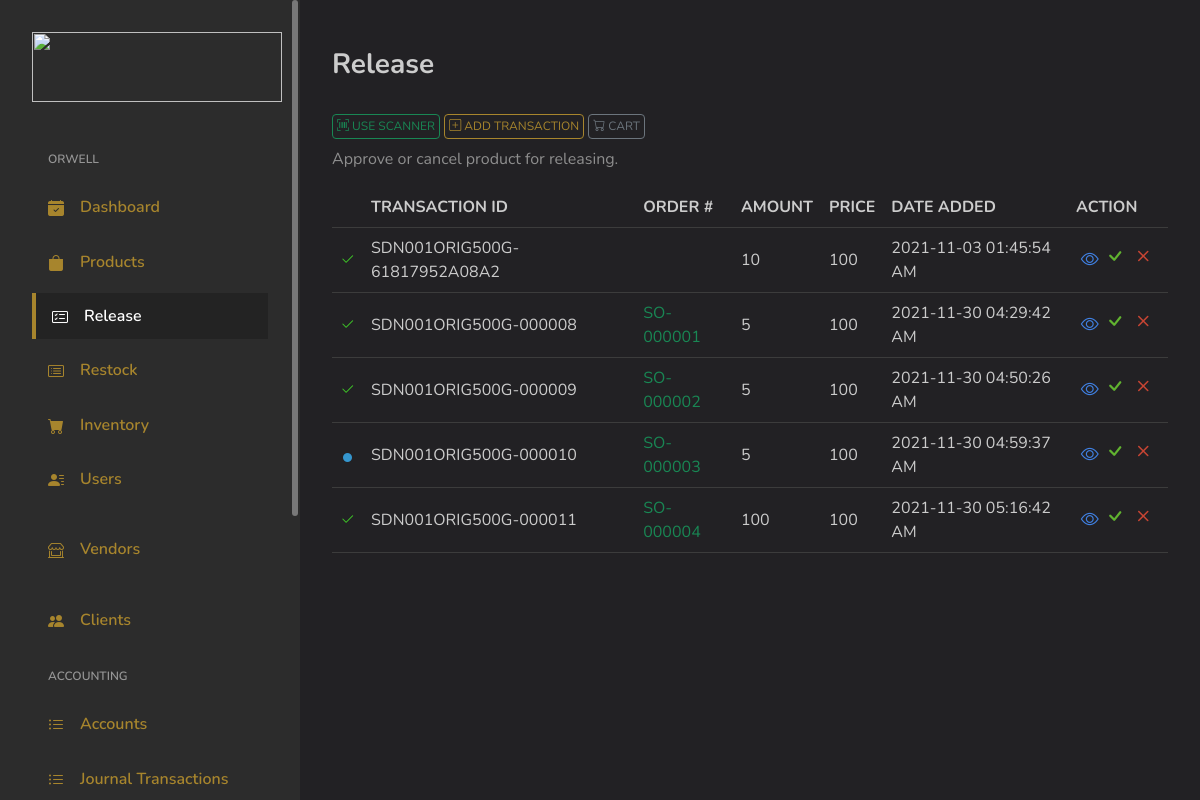
Page /admin/product_releasing on the earlier database version.
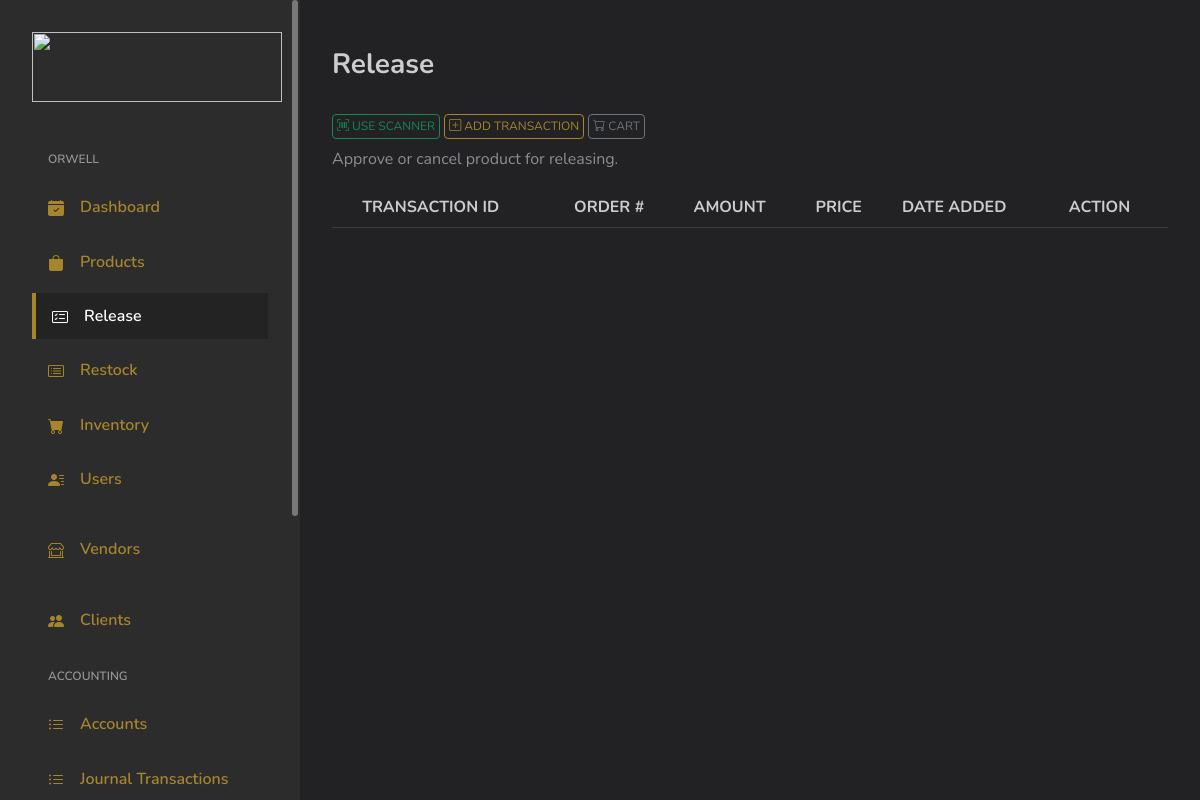
Same page on the later database version.
### tables this page shows
CREATE TABLE `products_transactions` (
  `ID` int(11) NOT NULL,
  `Code` varchar(255) DEFAULT NULL,
  `TransactionID` varchar(255) DEFAULT NULL,
  `OrderNo` varchar(255) DEFAULT NULL,
  `Type` tinyint(1) DEFAULT NULL COMMENT '0 = Restocked; 1 = Released;',
  `Amount` int(255) DEFAULT 0,
  `PriceUnit` varchar(255) DEFAULT '0',
  `InStock` int(255) DEFAULT 0,
  `Date` varchar(255) DEFAULT NULL,
  `DateAdded` varchar(255) DEFAULT NULL,
  `Status` int(11) NOT NULL COMMENT '0 = for approval\r\n1 = approved',
  `Date_Approval` varchar(255) DEFAULT NULL,
  `UserID` varchar(255) DEFAULT NULL,
  `PriceTotal` varchar(255) DEFAULT NULL
);

### application/controllers/Admin.php (called while the page is built, shortened)
<?php
class Admin extends MY_Controller {
	public $globalData = [];
	public function __construct()
	{
		$this->load->model('Model_Selects');
		$this->load->model('Model_Security');
		$this->load->model('Model_Inserts');
		$this->load->model('Model_Logbook');
		$this->load->model('Model_Updates');
		$this->load->model('Model_Deletes');
	}
	public function product_releasing()
	{
		$data = [];
		$data = array_merge($data, $this->globalData);
		$header['pageTitle'] = 'Release Transactions';
		$data['globalHeader'] = $this->load->view('main/globals/header', $header);
		$data['Filter_releaseprod'] = $this->Model_Selects->Filter_releaseprod();
		$user_id = $_SESSION['UserID'];
		$data['cart_releasing'] = $this->Model_Selects->cart_releasing($user_id);
		$this->load->view('admin/release_product', $data);
	}
}

### index.php (called while the page is built, shortened)
<?php
require_once BASEPATH.'core/CodeIgniter.php';

### application/models/Model_Selects.php (called while the page is built, shortened)
<?php
class Model_Selects extends CI_Model {
	public function Filter_releaseprod()
	{
		$this->db->select('*');
		$this->db->where('Type', 1);
		$result = $this->db->get('products_transactions');
		return $result;
	}
	public function cart_releasing($user_id)
	{
		$this->db->select('*');
		$this->db->where('user_id', $user_id);
		$this->db->where('status', '0');
		$result = $this->db->get('cart_release');
		return $result;
	}
}

### application/views/admin/release_product.php (the view, shortened to what this page needs)
<link rel="stylesheet" type="text/css" href="https://cdn.datatables.net/1.11.3/css/dataTables.bootstrap4.min.css"/>
</head>
<body>
<div id="app">
	<?php $this->load->view('main/template/sidebar') ?>
	<div id="main">
		<div class="page-heading">
			<div class="page-title">
				<div class="row">
					<div class="col-12 col-md-12">
						<h3>Release</h3>
					</div>
					<div class="col-12 col-md-12 pt-4 pb-2">
						<button type="button" class="scnrelease-btn btn btn-sm-success" style="font-size: 12px;"><i class="bi bi-upc-scan"></i> USE SCANNER</button>
						<button type="button" class="man_release-btn btn btn-sm-primary ml-auto" style="font-size: 12px;"><i class="bi bi-plus-square"></i> ADD TRANSACTION</button>
						<button type="button" class="viewReleaseCart-btn btn btn-sm-secondary ml-auto" style="font-size: 12px;"><i class="bi bi-cart"></i> CART</button>
					</div>
					<p class="text-subtitle text-muted">Approve or cancel product for releasing.</p>
				</div>
			</div>
			<section class="section">
				<div class="table-responsive">
					<table id="list_release" class="table">
						<thead>
							<tr>
								<th></th>
								<th>
									TRANSACTION ID
								</th>
								<th>
									ORDER #
								</th>
								<th>
									AMOUNT
								</th>
								<th>
									PRICE
								</th>
								<th>
									DATE ADDED
								</th>
								<th>
									ACTION
								</th>
							</tr>
						</thead>
						<tbody>
							<?php foreach ($Filter_releaseprod->result_array() as $row): ?>
								<tr scope="row">
									<td class="text-center">
										<?php if ($row['Status'] == 1) {
											print '<i style="font-size: 15px; color: #3EC328;" class="bi bi-check2"></i>';
										} else {
											print '<i style="font-size: 9px; color: #3596CE;" class="bi bi-circle-fill"></i>';
										}?>
									</td>
									<td>
										<?php print $row['TransactionID']; ?>
									</td>
									<td>
										<?php if (isset($row['OrderNo'])) {
											print '<span class="text-success">'.$row['OrderNo'].'</span>';
										} else {
											print '<span class="text-warning"></span>';
										}?>
									</td>
									<td>
										<?php print $row['Amount']; ?>
									</td>
									<td>
										<?php print $row['PriceUnit']; ?>
									</td>
									<td>
										<?php print $row['DateAdded']; ?>
									</td>
									<td width="100" class="text-center">
										<a style="color: #4081E3;" href="#">
											<span><i style="font-size: 18px;" class="bi bi-eye"></i></span>
										</a>
										<a style="color: #61B330;" href="#">
											<span><i style="font-size: 24px;" class="bi bi-check"></i></span>
										</a>
										<a style="color: #C84534 ;" href="<?=base_url()?>admin/remove_thisicode?uid=">
											<span><i style="font-size: 24px;" class="bi bi-x"></i></span>
										</a>
									</td>
								</tr>
							<?php endforeach ?>
						</tbody>
					</table>
				</div>
			</section>
		</div>
	</div>
</div>
</body>
</html>

### application/views/main/globals/header.php (shortened to what this page needs)
<!DOCTYPE html>
<html lang="en">
<head>
	<link rel="stylesheet" href="<?=base_url()?>/assets/css/bootstrap.css">
	<link rel="stylesheet" href="<?=base_url()?>/assets/vendors/perfect-scrollbar/perfect-scrollbar.css">
	<link rel="stylesheet" href="<?=base_url()?>/assets/vendors/bootstrap-icons/bootstrap-icons.css">
	<link rel="stylesheet" href="<?=base_url()?>/assets/css/app.css">
	<link href="<?=base_url();?>assets/css/style.css?v5" rel="stylesheet">

### application/views/main/template/sidebar.php (shortened to what this page needs)
<div id="sidebar" class="active">
	<div class="sidebar-wrapper active">
		<div class="sidebar-header">
			<div class="d-flex justify-content-between">
				<div class="logo">
					<a href="index.html"><img src="<?=base_url() . 'assets/images/manalok9_logo.png'?>" width="250" height="70"></a>
				</div>
			</div>
		</div>
		<div class="sidebar-menu">
			<ul class="menu">
				<li class="sidebar-title">ORWELL</li>
				<li class="sidebar-item sidebar-admin-dashboard">
					<a href="<?=base_url().'admin'?>" class='sidebar-link'>
						<i class="bi bi-calendar-check-fill"></i>
						<span>Dashboard</span>
					</a>
				</li>
				<li class="sidebar-item sidebar-admin-products">
					<a href="<?=base_url().'admin/products'?>" class='sidebar-link'>
						<i class="bi bi-bag-fill"></i>
						<span>Products</span>
					</a>
				</li>
				<li class="sidebar-item sidebar-admin-release_product">
					<a href="<?=base_url()?>admin/product_releasing" class='sidebar-link'>
						<i class="bi bi-card-checklist"></i>
						<span>Release </span>
					</a>
				</li>
				<li class="sidebar-item sidebar-admin-restock_product">
					<a href="<?=base_url()?>admin/product_restocking" class='sidebar-link'>
						<i class="bi bi-card-list"></i>
						<span>Restock </span>
					</a>
				</li>
				<li class="sidebar-item sidebar-admin-inventory">
					<a href="<?=base_url().'admin/inventory'?>" class='sidebar-link'>
						<i class="bi bi-cart-fill"></i>
						<span>Inventory</span>
					</a>
				</li>
				<li class="sidebar-item sidebar-admin-employees">
					<a href="<?=base_url().'admin/users'?>" class='sidebar-link'>
						<i class="bi bi-person-lines-fill"></i>
						<span>Users</span>
					</a>
				</li>
				<li class="sidebar-item sidebar-admin-vendors pt-3">
					<a href="<?=base_url().'admin/vendors'?>" class='sidebar-link'>
						<i class="bi bi-shop-window"></i>
						<span>Vendors</span>
					</a>
				</li>
				<li class="sidebar-item sidebar-admin-clients pt-3">
					<a href="<?=base_url().'admin/clients'?>" class='sidebar-link'>
						<i class="bi bi-people-fill"></i>
						<span>Clients</span>
					</a>
				</li>
				<li class="sidebar-title">ACCOUNTING</li>
				<li class="sidebar-item sidebar-admin-accounting-accounts">
					<a href="<?=base_url().'admin/accounts'?>" class='sidebar-link'>
						<i class="bi bi-list-ul"></i>
						<span>Accounts</span>
					</a>
				</li>
				<li class="sidebar-item sidebar-admin-accounting-journal-transactions">
					<a href="<?=base_url().'admin/journals'?>" class='sidebar-link'>
						<i class="bi bi-list-ul"></i>
						<span>Journal Transactions</span>
					</a>
				</li>
			</ul>
		</div>
	</div>
</div>

### assets/css/app.css (style rules this page uses)
.btn i,.btn svg { width:16px;height:16px }
#sidebar.active .sidebar-wrapper { left:0 }
.sidebar-wrapper { width:300px;height:100vh;position:fixed;top:0;z-index:10;overflow-y:auto;background-color:#fff;bottom:0;transition:left .5s ease-out }
.sidebar-wrapper .sidebar-header { padding:2rem 2rem 1rem;font-size:2rem;font-weight:700 }
.sidebar-wrapper .sidebar-header img { height:1.2rem }
.sidebar-wrapper .menu { margin-top:2rem;padding:0 2rem;font-weight:600 }
.sidebar-wrapper .menu .sidebar-title { padding:0 1rem;margin:1.5rem 0 1rem;font-size:1rem;list-style:none;font-weight:600;color:#25396f }
.sidebar-wrapper .menu .sidebar-link { display:block;padding:.7rem 1rem;font-size:1rem;display:flex;align-items:center;border-radius:.5rem;transition:all .5s;text-decoration:none;color:#25396f }
.sidebar-wrapper .menu .sidebar-link i,.sidebar-wrapper .menu .sidebar-link svg { color:#7c8db5 }
.sidebar-wrapper .menu .sidebar-link span { margin-left:1rem }
.sidebar-wrapper .menu .sidebar-item { list-style:none;margin-top:.5rem;position:relative }
.sidebar-wrapper .menu .sidebar-item.active .sidebar-link { background-color:#435ebe }
.sidebar-wrapper .menu .sidebar-item.active .sidebar-link span { color:#fff }
.sidebar-wrapper .menu .sidebar-item.active .sidebar-link i,.sidebar-wrapper .menu .sidebar-item.active .sidebar-link svg { fill:#fff;color:#fff }
.dataTable-table td,.dataTable-table thead th,.table td,.table thead th { vertical-align:middle }
.dataTable-table:not(.table-borderless) thead th,.table:not(.table-borderless) thead th { border-bottom:1px solid #dedede!important }
.bi { width:1rem;height:1rem }
#main { margin-left:300px;padding:2rem }
.page-heading { margin:0 0 2rem }
.page-heading h3 { font-weight:700 }
a { text-decoration:none }

### assets/css/style.css (style rules this page uses)
body { background-color: #222124; color: #8e8e8e; }
.h1, .h2, .h3, .h4, .h5, .h6, h1, h2, h3, h4, h5, h6 { color: #ccc; }
.text-muted { color: #8e8e8e !important; }
a { color: #a7852d; }
.table, table { border-color: #3c3c3c; }
.table { color: #ccc; }
.dataTable-table:not(.table-borderless) thead th, .table:not(.table-borderless) thead th { border-bottom: 1px solid #3c3c3c !important; }
.sidebar-wrapper .sidebar-header img { height: 100%; }
.sidebar-wrapper { background-color: #2c2c2c; }
.sidebar-wrapper .menu .sidebar-link { color: #a7852d; }
.sidebar-wrapper .menu .sidebar-link i, .sidebar-wrapper .menu .sidebar-link svg { color: #a7852d; }
.sidebar-wrapper .menu .sidebar-item.active .sidebar-link { border-radius: 0px; color: #fff; background-color: rgba(0, 0, 0, 0.20); border-left: 4px solid #a7852d; transition: 0s; }
.sidebar-wrapper .menu .sidebar-title { color: #ccc; }
.bi { vertical-align: -.125em; width: 1em; height: 1em; }
.sidebar-title { font-size: 0.75rem !important; opacity: 0.66; }
.btn-sm-primary { border: 1px solid #a7852d; background-color: transparent; color: #a7852d; padding: 2px 4px; font-size: 12px; cursor: pointer; }
.btn-sm-success { border: 1px solid #198754; background-color: transparent; color: #198754; padding: 2px 4px; font-size: 12px; cursor: pointer; }
.btn-sm-secondary { border: 1px solid #6c757d; background-color: transparent; color: #6c757d; padding: 2px 4px; font-size: 12px; cursor: pointer; }

Differences in the rows shown:
removed products_transactions: Status 1 (drawn), TransactionID "SDN001ORIG500G-61817952A08A2", Amount "10", PriceUnit "100", DateAdded "2021-11-03 01:45:54 AM"
removed products_transactions: Status 1 (drawn), TransactionID "SDN001ORIG500G-000008", OrderNo "SO-000001", Amount "5", PriceUnit "100", DateAdded "2021-11-30 04:29:42 AM"
removed products_transactions: Status 1 (drawn), TransactionID "SDN001ORIG500G-000009", OrderNo "SO-000002", Amount "5", PriceUnit "100", DateAdded "2021-11-30 04:50:26 AM"
removed products_transactions: Status 0 (drawn), TransactionID "SDN001ORIG500G-000010", OrderNo "SO-000003", Amount "5", PriceUnit "100", DateAdded "2021-11-30 04:59:37 AM"
removed products_transactions: Status 1 (drawn), TransactionID "SDN001ORIG500G-000011", OrderNo "SO-000004", Amount "100", PriceUnit "100", DateAdded "2021-11-30 05:16:42 AM"
